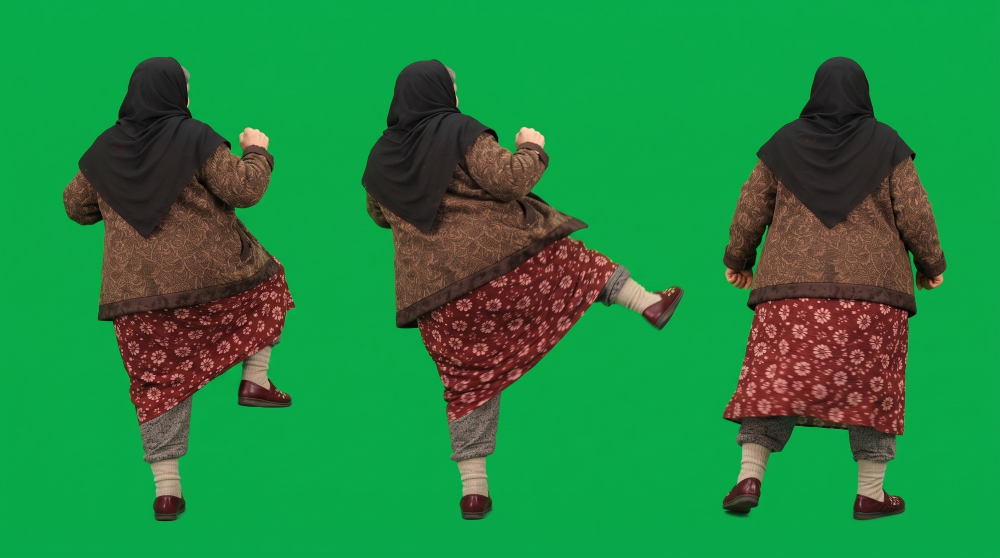
#> input picture art/source/combo/granma_kick_sheet.jpg, 2000 x 1116 px (shown at 1/2 size)
$ python -i gkey.py   (imports and definitions only)
#> lines starting #> are read from the running program, lines starting #| are printed output that depends on the picture; after the words box and inside, x2 and y2 are one past the last pixel; in counts of white or black regions, pixels touching at a corner belong together
import cv2, numpy as np, os, json
ROOT = os.path.dirname(os.path.dirname(os.path.abspath(__file__)))  # repo root
# [2 lines not run here, left out]
from scipy import ndimage
from concurrent.futures import ProcessPoolExecutor
# [1 line not run here, left out]
def disk(r): return cv2.getStructuringElement(cv2.MORPH_ELLIPSE,(2*r+1,2*r+1))
def key(path):
    im = cv2.imread(path).astype(np.float32)
    b,g,r = im[...,0],im[...,1],im[...,2]
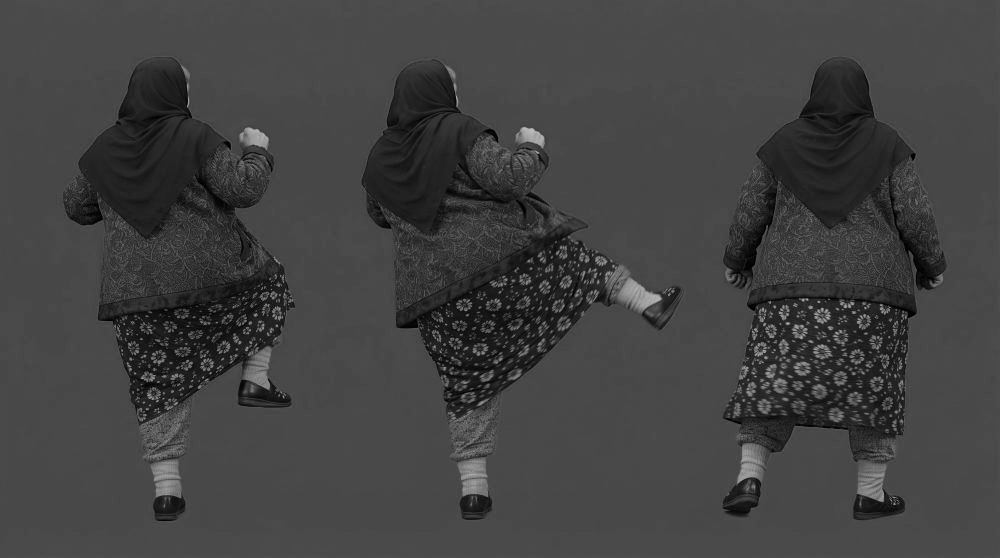
#> b: shape (1116, 2000) float32 (shown at 1/2 size); min 0, max 206, mean 65.4
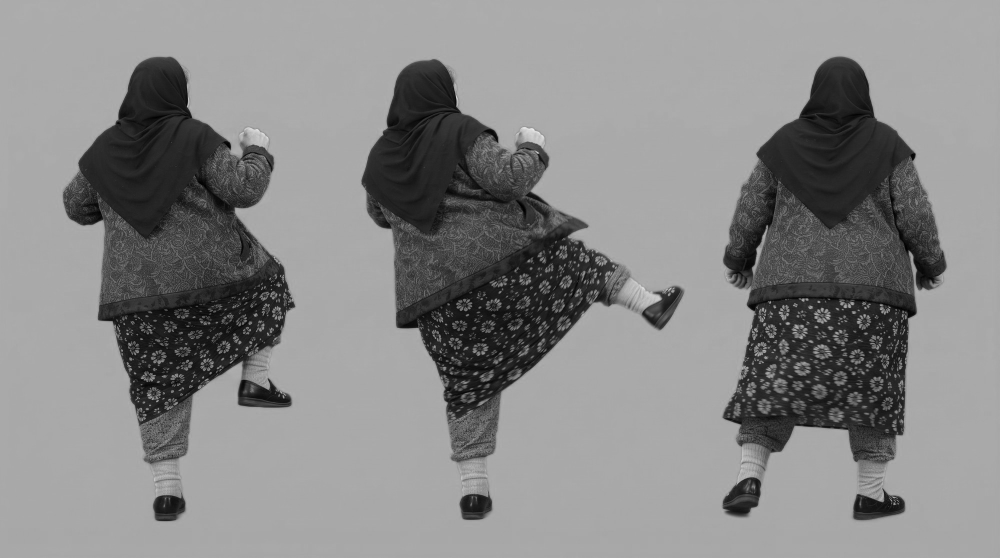
#> g: shape (1116, 2000) float32 (shown at 1/2 size); min 0, max 242, mean 134.3
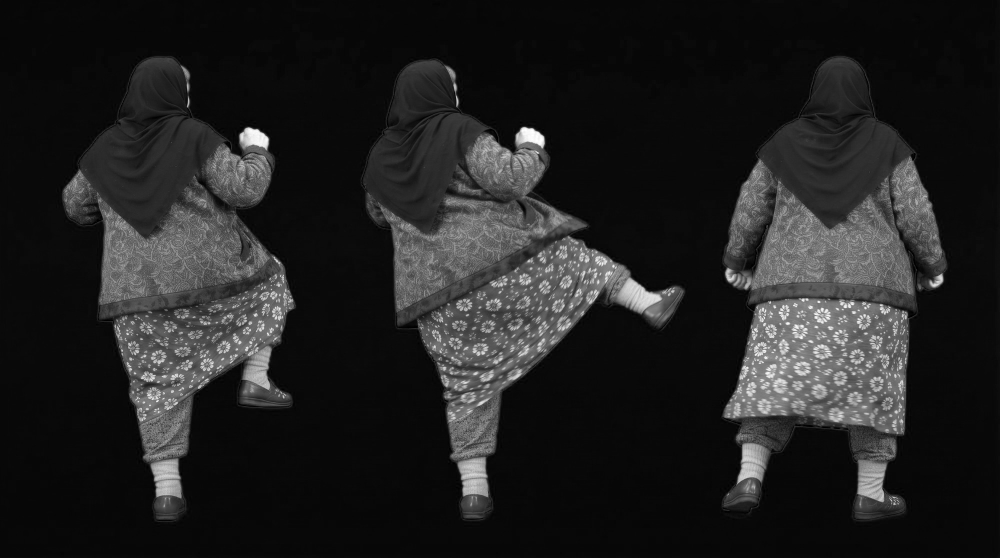
#> r: shape (1116, 2000) float32 (shown at 1/2 size); min 0, max 255, mean 33.8
    spill = g - np.maximum(r,b)
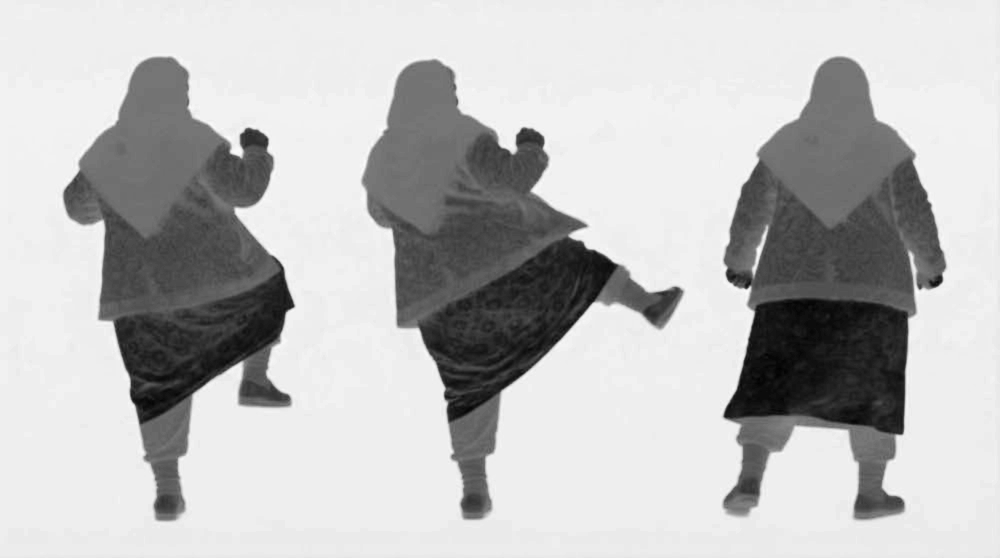
#> spill: shape (1116, 2000) float32 (shown at 1/2 size); min -94, max 109, mean 56.5; drawn with min black and max white
    # background green has large spill; character has ~0 or negative
    bgspill = np.median(spill[:60, :200])
#> bgspill = 97
    t1 = bgspill*0.78; t0 = bgspill*0.38
#> after `t1 = bgspill * 0.78`: t1 = 75.66
#> after `t0 = bgspill * 0.38`: t0 = 36.86
    a = np.clip((t1 - spill)/(t1 - t0), 0, 1)
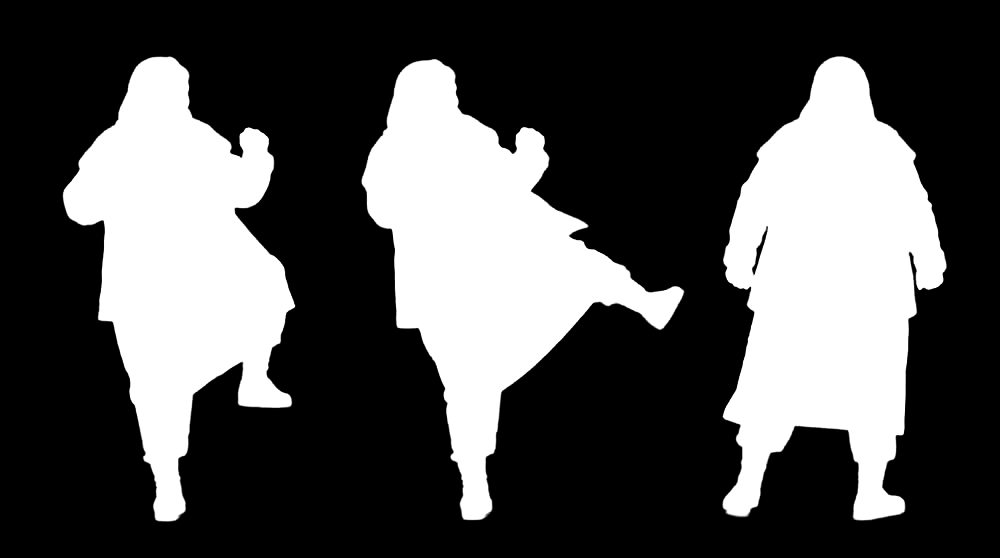
#> a: shape (1116, 2000) float32 (shown at 1/2 size); min 0, max 1, mean 0.313
    a = cv2.GaussianBlur(a,(0,0),0.7)
    # remove tiny islands, fill pinholes
    m = a > 0.5
#> m: shape (1116, 2000) bool; 31.3% white; 3 white regions, box (x1, y1, x2, y2) and area: (1445, 113, 1893, 1041) 255004, (723, 118, 1368, 1040) 224377, (126, 113, 590, 1043) 219072
    lab,n = ndimage.label(m)
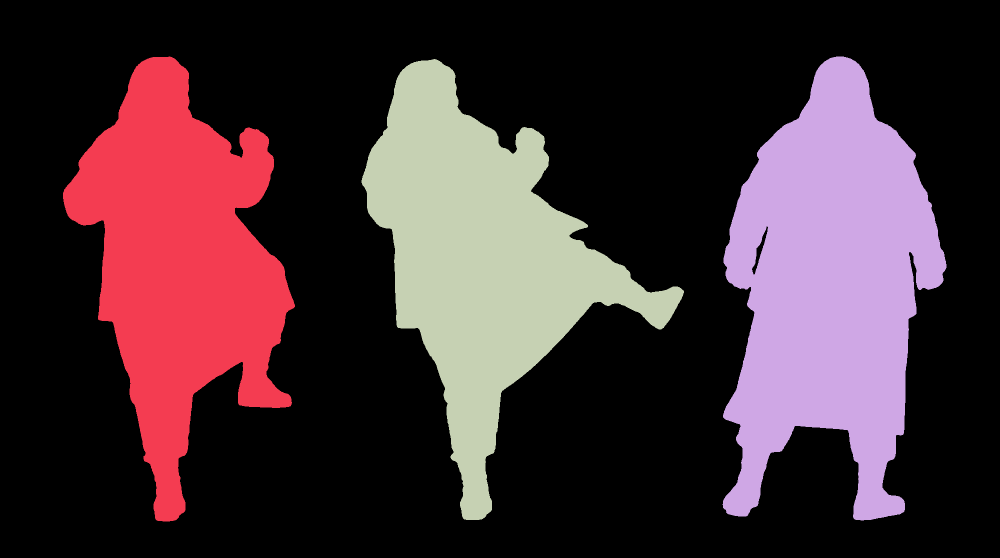
#> lab: shape (1116, 2000) int32 (shown at 1/2 size); 4 distinct labels, from 0 to 3; one colour per label, 0 black
#> n = 3
    if n:
        sizes = ndimage.sum(m, lab, range(1,n+1))
#> sizes = [219072, 255004, 224377]
        keep = np.zeros(n+1,bool); keep[1:] = sizes > 1500
#> after `keep = np.zeros(n + 1, bool)`: keep = [False, False, False, False]
        keep[1+int(np.argmax(sizes))] = True
        m2 = keep[lab]
        a = a*ndimage.binary_dilation(m2, structure=disk(3))
    m = a>0.5
    m = ndimage.binary_fill_holes(m); a = np.maximum(a, m*1.0*(ndimage.binary_erosion(m, iterations=2)))
    # despill
    g2 = np.minimum(g, np.maximum(r,b)+2)
    out = np.dstack([b, g2, r, a*255]).clip(0,255).astype(np.uint8)
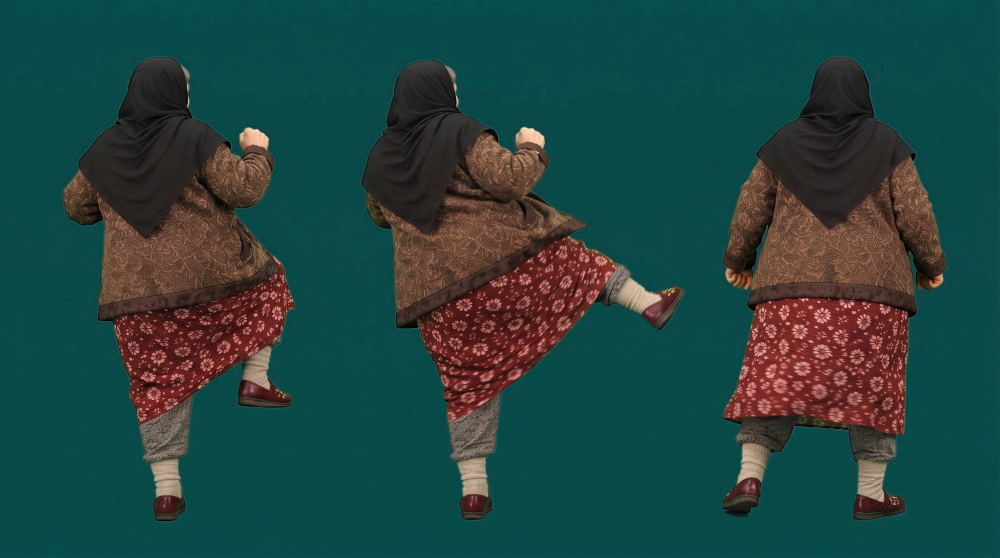
#> out: shape (1116, 2000, 4) (shown at 1/2 size); mean of channels 0, 1, 2, 3 65.4, 69.4, 33.8, 79.9; drawn as B, G, R
    return out
def job(i):
    out = key(f'raw/f_{i:03d}.png'); cv2.imwrite(f'keyed/k_{i:03d}.png', out)
    ys,xs = np.where(out[...,3]>128)
    return i, int(xs.min()), int(ys.min()), int(xs.max()), int(ys.max()), int((out[...,3]>128).sum())
# [4 lines not run here, left out]

>>> result = key('../art/source/combo/granma_kick_sheet.jpg')

$ run again, on art/source/combo/man_suit_base.jpg
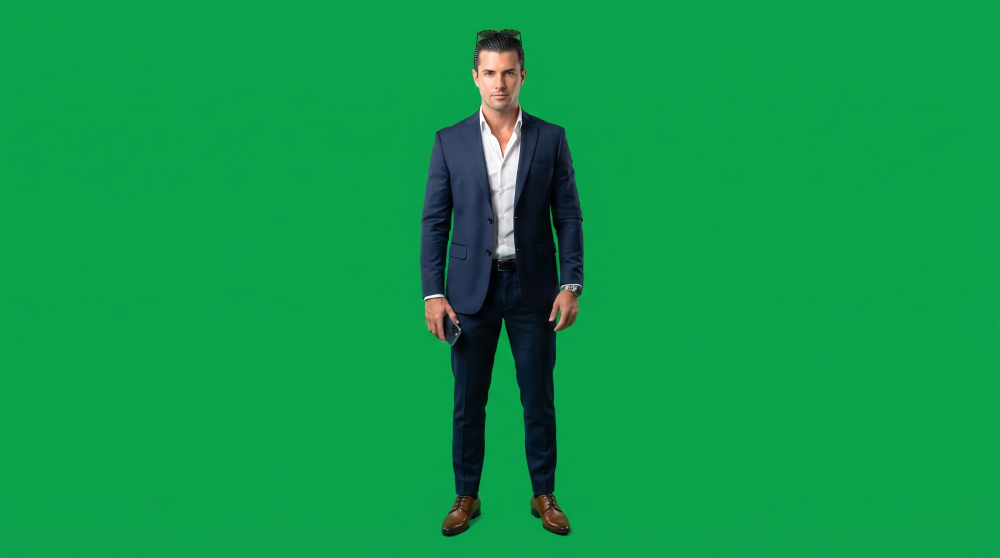
#> input picture art/source/combo/man_suit_base.jpg, 2000 x 1116 px (shown at 1/2 size)
#> bgspill = 85
#> t1 = 66.3
#> t0 = 32.3
#> lab: shape (1116, 2000) int32; values 0 (black) and 1 (white), 8.9% white; 1 white region, box (x1, y1, x2, y2) and area: (839, 58, 1168, 1074) 197904
#> n = 1
#> sizes = [197904]
#> in key, `m = ndimage.binary_fill_holes(m)`:
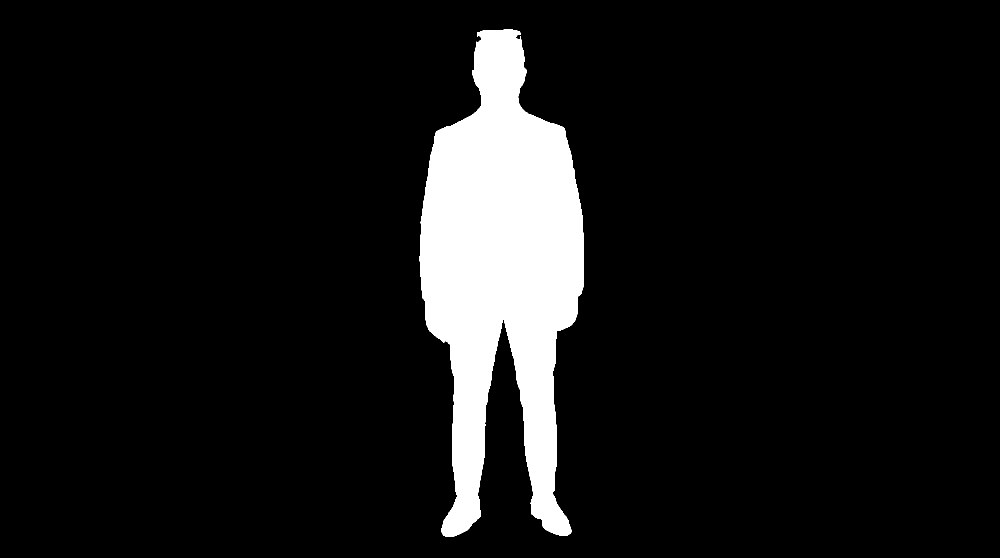
#> m: shape (1116, 2000) bool (shown at 1/2 size); 8.9% white; 1 white region, box (x1, y1, x2, y2) and area: (839, 58, 1168, 1074) 199157
#> in key, `out = np.dstack([b, g2, r, a*255]).clip(0,255).astype(np.uint8)`:
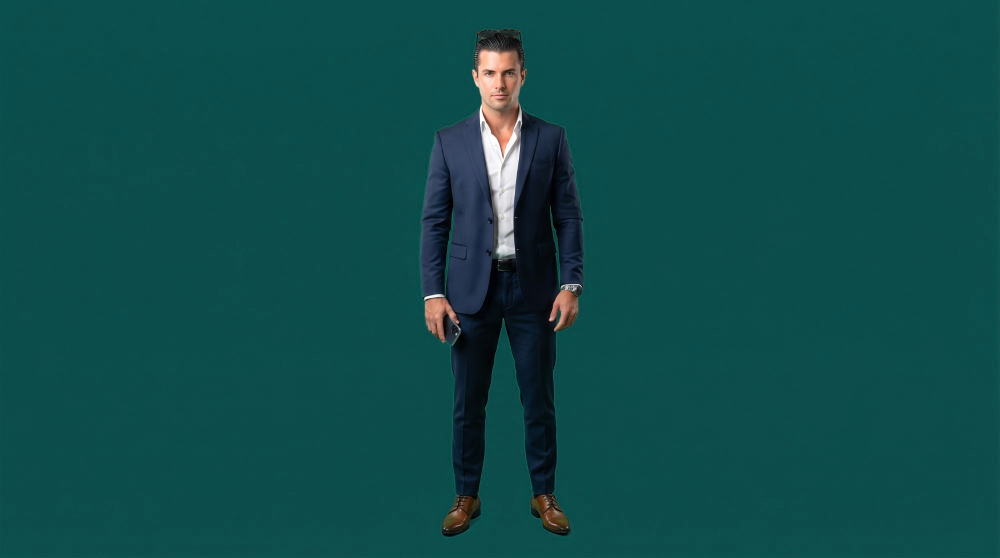
#> out: shape (1116, 2000, 4) (shown at 1/2 size); mean of channels 0, 1, 2, 3 74.6, 75.7, 14.7, 22.8; drawn as B, G, R
